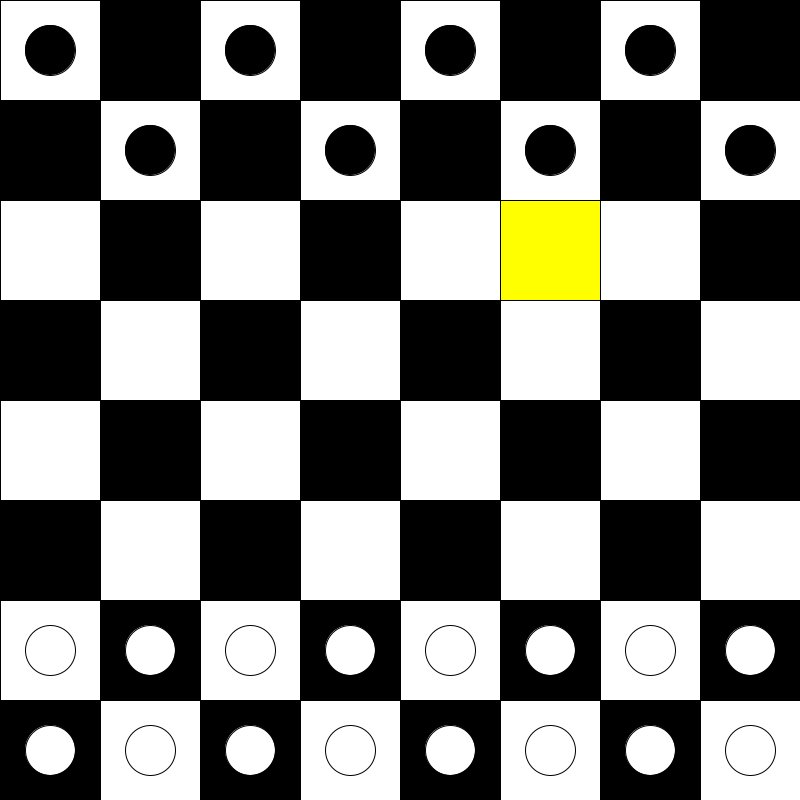
Frame 1 (no input)
Frame 60 (the mouse pressed at the canvas centre just before this capture): identical to frame 1, image omitted
Frame 120 (the mouse held since frame 60 and released just before this capture): identical to frame 1, image omitted

The Processing sketch that drew this single still picture (run headless with seeded random() and noise(); from frame 60 on, the mouse is pressed at the canvas centre):

// Processing sketch: chessSquares
// ── chessSquares.pde
boolean white = true;
boolean showCode = false;
boolean flip = false;
String[] letters = {"a", "b", "c", "d", "e", "f", "g", "h"};
int[] numbers = {8, 7, 6, 5, 4, 3, 2, 1};
int randomX;
int randomY;

void setup() {
  size(800, 800);
  background(255);
  setSquare();
}

void draw() {
  background(255);
  //-------------------------------draw board----------------------------------
  int i;
  for(i=0;i<8;i++){
    int j;
    for(j=0;j<8;j++){
      if((i+j)%2==0){
      fill(255);
      }
      else{
        fill(0);
      }
      rect(100*j,100*i,100,100);

    }
  }
  //--------------------------------draw highlighted square--------------------
  fill(255,255,0);
  rect(100*randomX,100*randomY,100,100);
  
  //--------------------------------draw top pieces--------------------------------
  if(flip){
      fill(255);
  }
  else{
    fill(0);
  }
  for(i=0;i<2;i++){
    int j;
      for(j=0;j<8;j++){
      ellipse(100*j+50,100*i+50,50,50);
      }
  }
    
    //--------------------------------draw bottom pieces--------------------------------
  if(flip){
      fill(0);
  }
  else{
    fill(255);
  }
  for(i=6;i<8;i++){
    int j;
      for(j=0;j<8;j++){
      ellipse(100*j+50,100*i+50,50,50);
      }
  }
   //--------------------------------label--------------------------------
   if(showCode){
      fill(255,0,255);
    textSize(35);
      text(letters[randomX]+numbers[randomY],randomX*100+30,randomY*100+60);
      }
}

void keyPressed(){
  if(key == ' '){
  setSquare();
  showCode = false;
}
if(key == 's'){
  showCode=true;
}
if(key == 'r'){
  flip = !flip;
  
}

}

void setSquare(){
  randomX = int(random(0,8));
  randomY = int(random(0,8));
}
